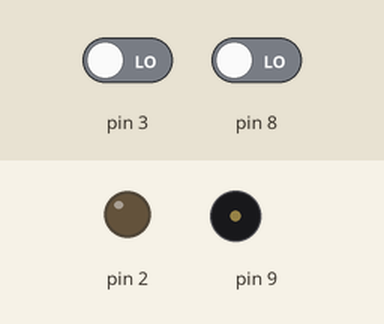
The sketch below on a simulated Arduino Uno, built with avr-gcc and run on an emulated ATmega328P. Shown: output pins drawn as LEDs (lit = HIGH), buzzer (waves = sounding). The test bench sets the inputs (shaded band); at power-on: pin 3 LOW, pin 8 LOW.

Above: at 1.2 s.
1.3 s: pin 3 driven HIGH
2.8 s: pin 8 driven HIGH
At 3.1 s:
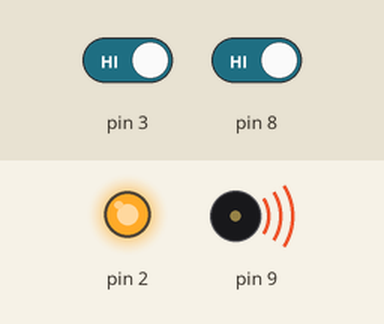
4.3 s: pin 3 driven LOW
At 5.7 s:
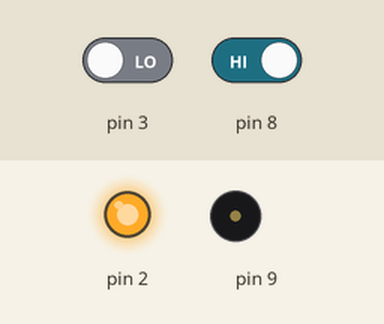
Timing chart, 0 to 7.3 s (numbered marks = the images above; inputs shaded):
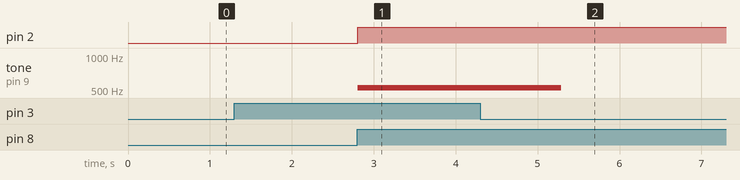

The sketch:

ejercicio_2.ino
```cpp
void setup()
// esto defdine los pin como entrada y salida
{
  pinMode(3, INPUT);
  pinMode(8, INPUT);
  pinMode(2, OUTPUT);
  pinMode(9, OUTPUT);
}

void loop()

/* esto hace que lea y dependiendo la orden se prenda o apague el led,
la alarma y el sensor por ejmplo si el pin 3 esta en high osea el interructor
esta prendido funciona la alarma y el sensor, si el 8 esta en high osea que
detecta movimiento se dispara la alarma y prenda el led */
{
  if (digitalRead(3) == HIGH) {
    if (digitalRead(8) == HIGH) {
      digitalWrite(2, HIGH);
      //esto LE DA EL TONO Y TIRMPO DE LA ALARMA
      tone(9, 523, 1000); // play tone 60 (C5 = 523 Hz)
      // esto hace que si no se cumpl3e la funcion anterior pase esto
    } else {
      // se apaga el parlante
      noTone(9);
      // se apaga l intewrrruptor
      digitalWrite(2, LOW);
    }
  }
  // le da el tiempo de espera
  delay(10); // Delay a little bit to improve simulation performance
}
```

Measured:
- after the input at 2.8 s, pin 2: LOW → HIGH at once; tone on pin 9: silent → 523 Hz at once
- after the input at 4.3 s, tone on pin 9: 523 Hz → silent after 0.99 s
